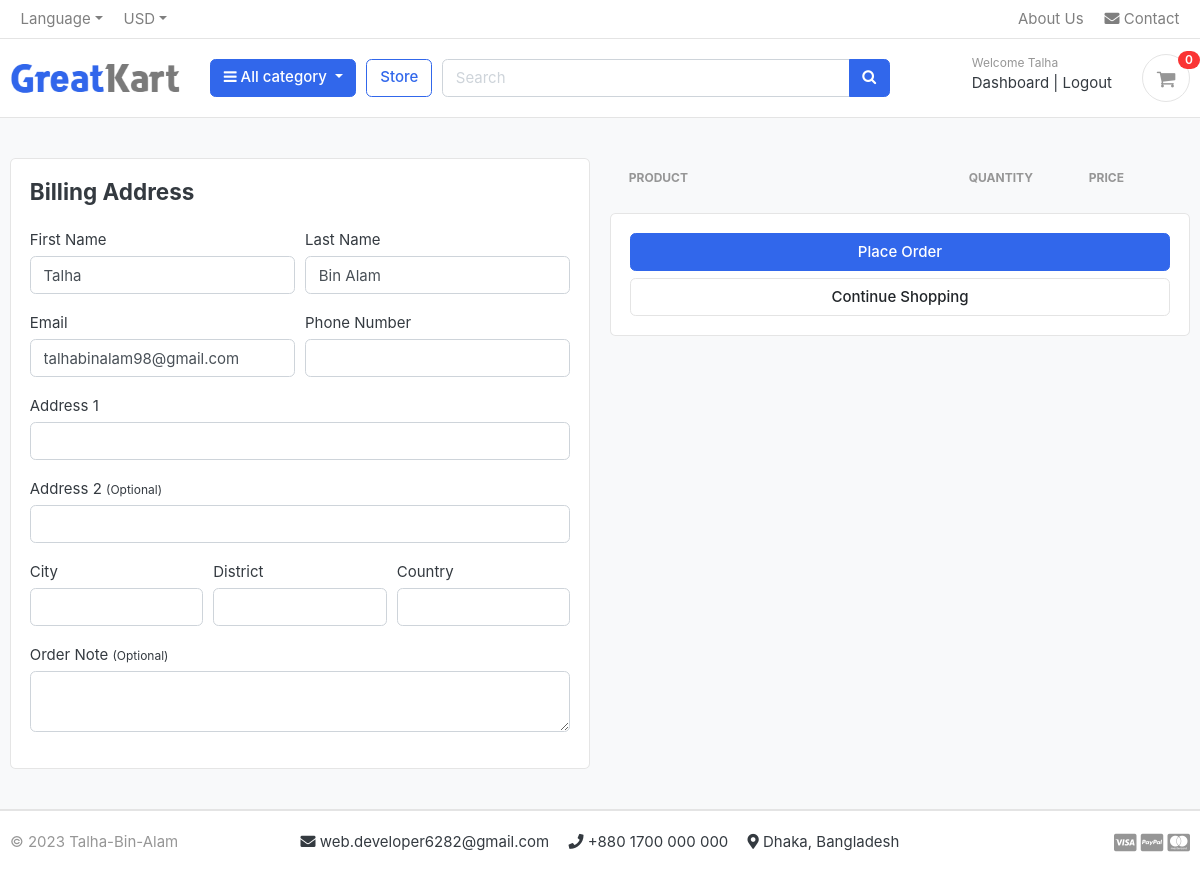
The app's page /cart/checkout/ (signed in) with its own data.
### accounts/models.py (models this page shows, shortened)
class Account(AbstractBaseUser):
    first_name = models.CharField(max_length=50)
    last_name = models.CharField(max_length=50)
    username = models.CharField(max_length=50, unique=True)
    email = models.EmailField(unique=True)
    phone_number = models.CharField(max_length=50)
    date_joined = models.DateTimeField(auto_now_add=True)
    last_login = models.DateTimeField(auto_now_add=True)
    is_admin = models.BooleanField(default=False)
    is_staff = models.BooleanField(default=False)
    is_active = models.BooleanField(default=False)
    is_superadmin = models.BooleanField(default=False)
    USERNAME_FIELD = 'email'
    REQUIRED_FIELDS = ['username', 'first_name', 'last_name']
    objects = MyAccountManager()

### carts/views.py (the view)
# urls.py: path('checkout/', views.checkout, name='checkout'),
@login_required
def checkout(request):
    try:
        user = request.user
        user_profile = UserProfile.objects.get(user=user)
        cart_items = CartItem.objects.filter(user=user, is_active=True)
        total = 0
        quantity = 0
        for cart_item in cart_items:
            total += cart_item.product.price * cart_item.quantity
            quantity += cart_item.quantity
        tax = (2 * total) / 100
        grand_total = total + tax
    except ObjectDoesNotExist:
        total = 0
        quantity = 0
        tax = 0
        grand_total = 0
        cart_items = None
    context = {
        'total': total,
        'quantity': quantity,
        'cart_items': cart_items,
        'tax': tax,
        'grand_total': grand_total,
        'user_profile': user_profile,
    }
    return render(request, 'store/checkout.html', context)

### carts/context_processors.py (called while the page is built)
def counter(request):
    cart_count = 0
    if 'admin' in request.path:
        return {}
    else:
        try:
            cart = Cart.objects.filter(cart_id=_cart_id(request))
            if request.user.is_authenticated:
                cart_items = CartItem.objects.all().filter(user=request.user)
            else:
                cart_items = CartItem.objects.all().filter(cart=cart[:1])
            for cart_item in cart_items:
                cart_count += cart_item.quantity
        except Cart.DoesNotExist:
            cart_item = 0
    return dict(cart_count=cart_count)

### carts/views.py (called while the page is built)
def _cart_id(request):
    cart = request.session.session_key
    if not cart:
        cart = request.session.create()
    return cart

### category/context_processors.py (called while the page is built)
def menu_links(request):
    links = Category.objects.all()
    return dict(links=links)

### category/models.py (called while the page is built)
    def get_url(self):
        return reverse('products_by_category', args=[self.slug])

### templates/store/checkout.html (shortened to what this page needs)
{% extends 'base.html' %}
{% load static %}
{% block content %}
<section class="section-content padding-y bg">
    <div class="container">
        <div class="row">
            <aside class="col-lg-6">
                <div class="card">
                    <div class="card-body">
                        <h4 class="card-title mb-4">Billing Address</h4>
                        <form action="{% url 'place_order' %}" method="POST">
                            <div class="form-row">
                                <div class="col form-group">
                                    <label for="">First Name</label>
                                    <input type="text" name="first_name" class="form-control" value="{{ user.first_name }}" required>
                                </div>
                                <div class="col form-group">
                                    <label for="">Last Name</label>
                                    <input type="text" name="last_name" class="form-control" value="{{ user.last_name }}" required>
                                </div>
                            </div>
                            <div class="form-row">
                                <div class="col form-group">
                                    <label for="">Email</label>
                                    <input type="email" name="email" class="form-control" value="{{ user.email }}" required>
                                </div>
                                <div class="col form-group">
                                    <label for="">Phone Number</label>
                                    <input type="text" name="phone" class="form-control" value="{{ user.phone_number }}" required>
                                </div>
                            </div>
                                <div class="form-row">
                                    <div class="col form-group">
                                        <label for="">Address 1</label>
                                        <input type="text" name="address_line1" class="form-control" value="{{ user_profile.address_line1 }}" required>
                                    </div>
                                </div>
                                <div class="form-row">
                                    <div class="col form-group">
                                        <label for="">Address 2 <small>(Optional)</small></label>
                                        <input type="text" name="address_line2" class="form-control" value="{{ user_profile.address_line2 }}">
                                    </div>
                                </div>
                                <div class="form-row">
                                    <div class="col form-group">
                                        <label for="">City</label>
                                        <input type="text" name="city" class="form-control" value="{{ user_profile.city }}" required>
                                    </div>
                                    <div class="col form-group">
                                        <label for="">District</label>
                                        <input type="text" name="district" class="form-control" value="{{ user_profile.district }}" required>
                                    </div>
                                    <div class="col form-group">
                                        <label for="">Country</label>
                                        <input type="text" name="country" class="form-control" value="{{ user_profile.country }}" required>
                                    </div>
                                </div>
                                <div class="form-row">
                                    <div class="form-group col">
                                        <label for="">Order Note <small>(Optional)</small></label>
                                        <textarea name="order_note" rows="2" class="form-control"></textarea>
                                    </div>
                                </div>
                                </div>
                            </div>
                        </aside>
                        <aside class="col-lg-6">
                            <table class="table table-borderless table-shopping-cart">
                                <thead class="text-muted">
                                    <tr class="small text-uppercase">
                                        <th scope="col">Product</th>
                                        <th scope="col" width="120">Quantity</th>
                                        <th scope="col" width="120">Price</th>
                                    </tr>
                                </thead>
                </table>
                <div class="card">
                    <div class="card-body">
                        <button type="submit" name="submit" class="btn btn-primary btn-block">Place Order</button>
                        <a href="{% url 'store' %}" class="btn btn-light btn-block">Continue Shopping</a>
                    </div>
                </div>
            </aside>
        </div>
    </div>
</section>
{% endblock content %}

### templates/includes/navbar.html (shortened to what this page needs)
{% load static %}
<header class="section-header">
    <nav class="navbar p-md-0 navbar-expand-sm navbar-light border-bottom">
        <div class="container">
            <div class="collapse navbar-collapse" id="navbarTop4">
                <ul class="navbar-nav mr-auto">
                    <li class="nav-item dropdown">
                        <a href="#" class="nav-link dropdown-toggle" data-toggle="dropdown">Language</a>
                    </li>
                    <li class="nav-item dropdown">
                        <a href="#" class="nav-link dropdown-toggle" data-toggle="dropdown">USD</a>
                    </li>
                </ul>
                <ul class="navbar-nav">
                    <a href="{% url 'about' %}" class="nav-link">  About Us</a>
                    <a href="{% url 'contact' %}" class="nav-link"> <i class="fas fa-envelope"></i> Contact</a>
                </ul>
            </div>
        </div>
    </nav>
    <section class="header-main border-bottom">
        <div class="container">
            <div class="row align-items-center">
                <div class="col-lg-2 col-md-3 col-6">
                    <a href="/" class="brand-wrap">
                        <img class="logo" src="{% static 'images/logo.png' %}">
                    </a>
                </div>
                <div class="col-lg col-sm col-md col-6 flex-grow-0">
                    <div class="category-wrap dropdown d-inline-block float-right">
                        <button type="button" class="btn btn-primary dropdown-toggle" data-toggle="dropdown">
                            <i class="fa fa-bars"></i> All category
                        </button>
                    </div>
                </div>
                <a href="{% url 'store' %}" class="btn btn-outline-primary">Store</a>
                <div class="col-lg  col-md-6 col-sm-12 col">
                    <form action="{% url 'search' %}" class="search" method="GET">
                        <div class="input-group w-100">
                            <input type="text" class="form-control" style="width:60%;" placeholder="Search" name="keyword">
                            <div class="input-group-append">
                                <button class="btn btn-primary" type="submit">
                                    <i class="fa fa-search"></i>
                                </button>
                            </div>
                        </div>
                    </form>
                </div>
                <div class="col-lg-3 col-sm-6 col-8 order-2 order-lg-3">
                    <div class="d-flex justify-content-end mb-3 mb-lg-0">
                        {% if user.is_authenticated %}
                        <div class="widget-header">
                            <small class="title text-muted">Welcome {{ user.first_name | capfirst }}</small>
                            <div>
                                <a href="{% url 'dashboard' %}">Dashboard</a> <span class="dark-transp"> | </span>
                                <a href="{% url 'logout' %}">Logout</a>
                            </div>
                        </div>
                    {% endif %}
                        <a href="{% url 'cart' %}" class="widget-header pl-3 ml-3">
                            <div class="icon icon-sm rounded-circle border"><i class="fa fa-shopping-cart"></i>
                            </div>
                            <span class="badge badge-pill badge-danger notify">{{cart_count}}</span>
                        </a>
                    </div>
                </div>
            </div>
        </div>
    </section>
</header>

### static/css/ui.css (style rules this page uses)
html { font-family: "Inter", sans-serif; font-size: 15px; }
.icon-xs, .icon-sm, .icon-md, .icon-lg { display: inline-block; text-align: center; flex-shrink: 0; flex-grow: 0; }
.icon-sm { width: 48px; height: 48px; line-height: 48px !important; font-size: 20px; }
.padding-y { padding-top: 40px; padding-bottom: 40px; }
article:after, .form-group:after { display: block; clear: both; content: ""; }
.bg { background-color: #f8f9fa; }
.header-main { position: relative; padding-top: 1rem; padding-bottom: 1rem; }
.brand-wrap .logo, .navbar-brand .logo { margin-right: 7px; max-height: 42px; display: inline-block; }
.widget-header { display: inline-block; vertical-align: middle; position: relative; }
.widget-header a { color: #343a40; }
.widget-header i { color: #969696; }
.widget-header .title { display: block; }
.widget-header .notify { position: absolute; top: -3px; right: -10px; }
.btn-light { background-color: #fff; border-color: #e4e4e4; }
.notify { position: absolute; top: -4px; right: -10px; display: inline-block; padding: 0.25em 0.6em; font-size: 12px; line-height: 1; text-align: center; border-radius: 3rem; color: #fff; background-color: #fa3434; }
.table-shopping-cart.table td, .table-shopping-cart.table th { padding-left: 1.25rem; padding-right: 1.25rem; }

### records on screen
Account: first_name "Talha", last_name "Bin Alam", email "talhabinalam98@gmail.com"

### other values on screen
{{ cart_count }} "0"
